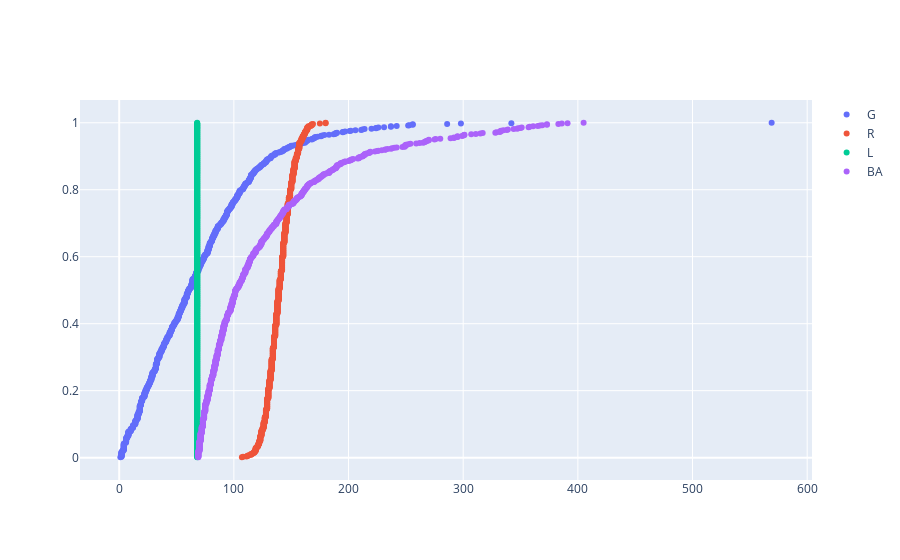

The cell this chart's notebook holds for it:
### Code cell
import plotly.graph_objects as go
fig = go.Figure()

# Add traces
fig.add_trace(go.Scatter(x=G_x, y=G_y, name='G', mode='markers'))
fig.add_trace(go.Scatter(x=R_x, y=R_y, name='R', mode='markers'))
fig.add_trace(go.Scatter(x=L_x, y=L_y, name='L', mode='markers'))
fig.add_trace(go.Scatter(x=BA_x, y=BA_y, name='BA', mode='markers'))

# fig.update_yaxes(type="log")
# fig.update_xaxes(type="log")

fig.show()

### Figure 1 — Plotly figure (JSON) as saved in the notebook; plotly's stock layout.template omitted (floating-point values rounded to 4 significant figures; data arrays with more than 128 entries replaced by an {"elided": "..."} marker saying what was removed)
{"data": [{"mode": "markers", "name": "G", "type": "scatter", "x": {"elided": "841 int values"}, "y": {"elided": "841 float values"}}, {"mode": "markers", "name": "R", "type": "scatter", "x": {"elided": "841 int values"}, "y": {"elided": "841 float values"}}, {"mode": "markers", "name": "L", "type": "scatter", "x": {"elided": "841 int values"}, "y": {"elided": "841 float values"}}, {"mode": "markers", "name": "BA", "type": "scatter", "x": {"elided": "841 int values"}, "y": {"elided": "841 float values"}}], "layout": {"autosize": true, "xaxis": {"autorange": true, "range": [-33.59, 603.6], "type": "linear"}, "yaxis": {"autorange": true, "range": [-0.08124, 1.082], "type": "linear"}}}
